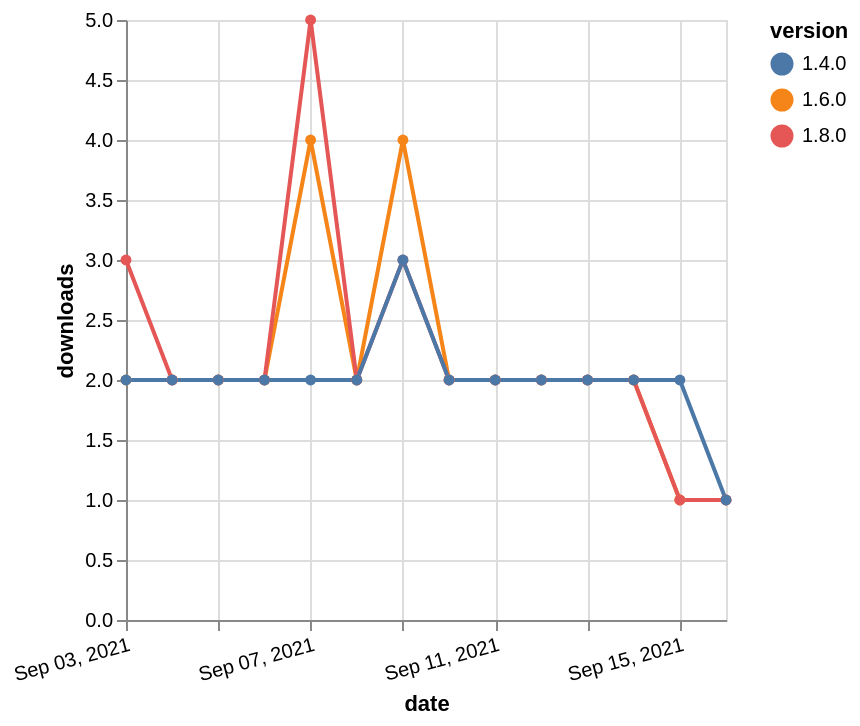

Vega-Lite specification for this chart:
### Vega-Lite specification from a JSON file in a GitHub repository (floating-point values rounded to 4 significant figures)
{"$schema": "https://vega.github.io/schema/vega-lite/v5.json", "description": "A simple bar chart with embedded data.", "data": {"values": [{"date": "2021-09-03", "total": 707, "delta": 2, "version": "1.6.0"}, {"date": "2021-09-04", "total": 709, "delta": 2, "version": "1.6.0"}, {"date": "2021-09-05", "total": 711, "delta": 2, "version": "1.6.0"}, {"date": "2021-09-06", "total": 713, "delta": 2, "version": "1.6.0"}, {"date": "2021-09-07", "total": 717, "delta": 4, "version": "1.6.0"}, {"date": "2021-09-08", "total": 719, "delta": 2, "version": "1.6.0"}, {"date": "2021-09-09", "total": 723, "delta": 4, "version": "1.6.0"}, {"date": "2021-09-10", "total": 725, "delta": 2, "version": "1.6.0"}, {"date": "2021-09-11", "total": 727, "delta": 2, "version": "1.6.0"}, {"date": "2021-09-12", "total": 729, "delta": 2, "version": "1.6.0"}, {"date": "2021-09-13", "total": 731, "delta": 2, "version": "1.6.0"}, {"date": "2021-09-14", "total": 733, "delta": 2, "version": "1.6.0"}, {"date": "2021-09-15", "total": 734, "delta": 1, "version": "1.6.0"}, {"date": "2021-09-16", "total": 735, "delta": 1, "version": "1.6.0"}, {"date": "2021-09-03", "total": 236, "delta": 3, "version": "1.8.0"}, {"date": "2021-09-04", "total": 238, "delta": 2, "version": "1.8.0"}, {"date": "2021-09-05", "total": 240, "delta": 2, "version": "1.8.0"}, {"date": "2021-09-06", "total": 242, "delta": 2, "version": "1.8.0"}, {"date": "2021-09-07", "total": 247, "delta": 5, "version": "1.8.0"}, {"date": "2021-09-08", "total": 249, "delta": 2, "version": "1.8.0"}, {"date": "2021-09-09", "total": 252, "delta": 3, "version": "1.8.0"}, {"date": "2021-09-10", "total": 254, "delta": 2, "version": "1.8.0"}, {"date": "2021-09-11", "total": 256, "delta": 2, "version": "1.8.0"}, {"date": "2021-09-12", "total": 258, "delta": 2, "version": "1.8.0"}, {"date": "2021-09-13", "total": 260, "delta": 2, "version": "1.8.0"}, {"date": "2021-09-14", "total": 262, "delta": 2, "version": "1.8.0"}, {"date": "2021-09-15", "total": 263, "delta": 1, "version": "1.8.0"}, {"date": "2021-09-16", "total": 264, "delta": 1, "version": "1.8.0"}, {"date": "2021-09-03", "total": 945, "delta": 2, "version": "1.4.0"}, {"date": "2021-09-04", "total": 947, "delta": 2, "version": "1.4.0"}, {"date": "2021-09-05", "total": 949, "delta": 2, "version": "1.4.0"}, {"date": "2021-09-06", "total": 951, "delta": 2, "version": "1.4.0"}, {"date": "2021-09-07", "total": 953, "delta": 2, "version": "1.4.0"}, {"date": "2021-09-08", "total": 955, "delta": 2, "version": "1.4.0"}, {"date": "2021-09-09", "total": 958, "delta": 3, "version": "1.4.0"}, {"date": "2021-09-10", "total": 960, "delta": 2, "version": "1.4.0"}, {"date": "2021-09-11", "total": 962, "delta": 2, "version": "1.4.0"}, {"date": "2021-09-12", "total": 964, "delta": 2, "version": "1.4.0"}, {"date": "2021-09-13", "total": 966, "delta": 2, "version": "1.4.0"}, {"date": "2021-09-14", "total": 968, "delta": 2, "version": "1.4.0"}, {"date": "2021-09-15", "total": 970, "delta": 2, "version": "1.4.0"}, {"date": "2021-09-16", "total": 971, "delta": 1, "version": "1.4.0"}]}, "width": "container", "mark": {"type": "line", "point": {"filled": true}}, "encoding": {"x": {"field": "date", "type": "temporal", "timeUnit": "yearmonthdate", "title": "date", "axis": {"labelAngle": -15}}, "y": {"field": "delta", "type": "quantitative", "title": "downloads"}, "color": {"field": "version", "type": "nominal"}, "tooltip": {"field": "delta"}}}
